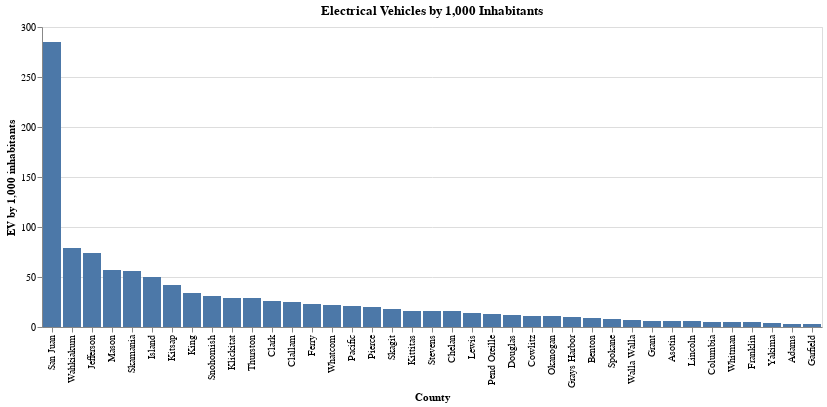

Notebook source saved alongside this figure:
### Markdown cell above
### EV by 1,000 Inhabitants

### Code cell
pop_chart = (alt.Chart(ev_pop, title="Electrical Vehicles by 1,000 Inhabitants")
    .mark_bar(
        tooltip=True,
    )
    .encode(
        alt.X('County:N', sort="-y"),
        alt.Y('EV_Pop_1K:Q', title="EV by 1,000 inhabitants")
    ))

pop_chart

### Figure 1 — Vega-Lite specification as saved in the notebook (floating-point values rounded to 4 significant figures)
{"config": {"view": {"continuousWidth": 400, "continuousHeight": 300}}, "data": {"name": "data-cfde521b4114fd69d5881da4fef3809b"}, "mark": {"type": "bar", "tooltip": true}, "encoding": {"x": {"field": "County", "sort": "-y", "type": "nominal"}, "y": {"field": "EV_Pop_1K", "title": "EV by 1,000 inhabitants", "type": "quantitative"}}, "title": "Electrical Vehicles by 1,000 Inhabitants", "$schema": "https://vega.github.io/schema/vega-lite/v4.17.0.json", "datasets": {"data-cfde521b4114fd69d5881da4fef3809b": [{"County": "San Juan", "Population 2022": 2680, "Electrical Vehicles": 764.0, "EV_Pop_1K": 285.0}, {"County": "Wahkiakum", "Population 2022": 560, "Electrical Vehicles": 44.0, "EV_Pop_1K": 79.0}, {"County": "Jefferson", "Population 2022": 10290, "Electrical Vehicles": 763.0, "EV_Pop_1K": 74.0}, {"County": "Mason", "Population 2022": 10430, "Electrical Vehicles": 595.0, "EV_Pop_1K": 57.0}, {"County": "Skamania", "Population 2022": 2525, "Electrical Vehicles": 141.0, "EV_Pop_1K": 56.0}, {"County": "Island", "Population 2022": 27880, "Electrical Vehicles": 1402.0, "EV_Pop_1K": 50.0}, {"County": "Kitsap", "Population 2022": 98860, "Electrical Vehicles": 4148.0, "EV_Pop_1K": 42.0}, {"County": "King", "Population 2022": 1939870, "Electrical Vehicles": 65270.0, "EV_Pop_1K": 34.0}, {"County": "Snohomish", "Population 2022": 455655, "Electrical Vehicles": 14060.0, "EV_Pop_1K": 31.0}, {"County": "Klickitat", "Population 2022": 6745, "Electrical Vehicles": 196.0, "EV_Pop_1K": 29.0}, {"County": "Thurston", "Population 2022": 156740, "Electrical Vehicles": 4548.0, "EV_Pop_1K": 29.0}, {"County": "Clark", "Population 2022": 283165, "Electrical Vehicles": 7398.0, "EV_Pop_1K": 26.0}, {"County": "Clallam", "Population 2022": 31775, "Electrical Vehicles": 779.0, "EV_Pop_1K": 25.0}, {"County": "Ferry", "Population 2022": 1000, "Electrical Vehicles": 23.0, "EV_Pop_1K": 23.0}, {"County": "Whatcom", "Population 2022": 138520, "Electrical Vehicles": 3101.0, "EV_Pop_1K": 22.0}, {"County": "Pacific", "Population 2022": 7640, "Electrical Vehicles": 157.0, "EV_Pop_1K": 21.0}, {"County": "Pierce", "Population 2022": 479435, "Electrical Vehicles": 9538.0, "EV_Pop_1K": 20.0}, {"County": "Skagit", "Population 2022": 78280, "Electrical Vehicles": 1406.0, "EV_Pop_1K": 18.0}, {"County": "Kittitas", "Population 2022": 26155, "Electrical Vehicles": 431.0, "EV_Pop_1K": 16.0}, {"County": "Stevens", "Population 2022": 9878, "Electrical Vehicles": 160.0, "EV_Pop_1K": 16.0}, {"County": "Chelan", "Population 2022": 47190, "Electrical Vehicles": 732.0, "EV_Pop_1K": 16.0}, {"County": "Lewis", "Population 2022": 33215, "Electrical Vehicles": 473.0, "EV_Pop_1K": 14.0}, {"County": "Pend Oreille", "Population 2022": 3145, "Electrical Vehicles": 40.0, "EV_Pop_1K": 13.0}, {"County": "Douglas", "Population 2022": 19210, "Electrical Vehicles": 236.0, "EV_Pop_1K": 12.0}, {"County": "Cowlitz", "Population 2022": 56010, "Electrical Vehicles": 619.0, "EV_Pop_1K": 11.0}, {"County": "Okanogan", "Population 2022": 15365, "Electrical Vehicles": 168.0, "EV_Pop_1K": 11.0}, {"County": "Grays Harbor", "Population 2022": 47275, "Electrical Vehicles": 450.0, "EV_Pop_1K": 10.0}, {"County": "Benton", "Population 2022": 174855, "Electrical Vehicles": 1567.0, "EV_Pop_1K": 9.0}, {"County": "Spokane", "Population 2022": 387985, "Electrical Vehicles": 3080.0, "EV_Pop_1K": 8.0}, {"County": "Walla Walla", "Population 2022": 45425, "Electrical Vehicles": 330.0, "EV_Pop_1K": 7.0}, {"County": "Grant", "Population 2022": 55940, "Electrical Vehicles": 362.0, "EV_Pop_1K": 6.0}, {"County": "Asotin", "Population 2022": 8435, "Electrical Vehicles": 52.0, "EV_Pop_1K": 6.0}, {"County": "Lincoln", "Population 2022": 5610, "Electrical Vehicles": 33.0, "EV_Pop_1K": 6.0}, {"County": "Columbia", "Population 2022": 2565, "Electrical Vehicles": 13.0, "EV_Pop_1K": 5.0}, {"County": "Whitman", "Population 2022": 41880, "Electrical Vehicles": 209.0, "EV_Pop_1K": 5.0}, {"County": "Franklin", "Population 2022": 85555, "Electrical Vehicles": 406.0, "EV_Pop_1K": 5.0}, {"County": "Yakima", "Population 2022": 170995, "Electrical Vehicles": 687.0, "EV_Pop_1K": 4.0}, {"County": "Adams", "Population 2022": 11525, "Electrical Vehicles": 35.0, "EV_Pop_1K": 3.0}, {"County": "Garfield", "Population 2022": 1395, "Electrical Vehicles": 4.0, "EV_Pop_1K": 3.0}]}}
